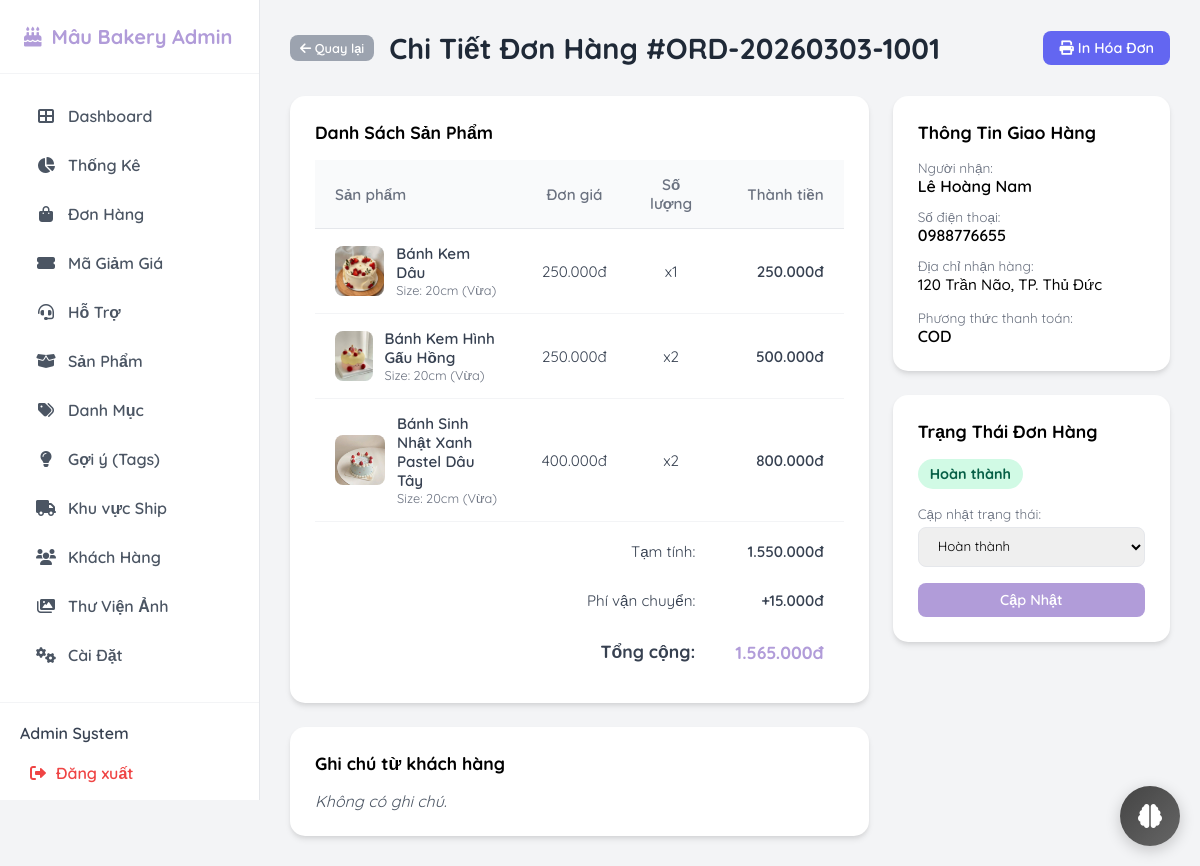
Page /admin/order_detail.php?id=6 (signed in) on the committed database.
### tables this page shows
CREATE TABLE `orders` (
  `id` int(11) NOT NULL AUTO_INCREMENT,
  `user_id` int(11) DEFAULT NULL,
  `order_code` varchar(20) NOT NULL,
  `total_amount` decimal(10,2) NOT NULL,
  `shipping_fee` decimal(10,2) DEFAULT 0.00,
  `discount_amount` decimal(10,2) DEFAULT 0.00,
  `payment_method` enum('cod','banking','momo') DEFAULT 'cod',
  `status` enum('pending','confirmed','shipping','completed','failed','cancelled') DEFAULT 'pending',
  `payment_status` enum('unpaid','paid','refunded') DEFAULT 'unpaid',
  `note` text DEFAULT NULL,
  `recipient_name` varchar(100) NOT NULL,
  `recipient_phone` varchar(20) NOT NULL,
  `shipping_address` text NOT NULL,
  `is_active` tinyint(1) DEFAULT 1,
  `created_at` datetime DEFAULT current_timestamp(),
  PRIMARY KEY (`id`),
  UNIQUE KEY `order_code` (`order_code`),
  KEY `user_id` (`user_id`),
  CONSTRAINT `fk_orders_users` FOREIGN KEY (`user_id`) REFERENCES `users` (`id`) ON DELETE SET NULL
);

CREATE TABLE `order_items` (
  `id` int(11) NOT NULL AUTO_INCREMENT,
  `order_id` int(11) NOT NULL,
  `product_id` int(11) DEFAULT NULL,
  `product_name` varchar(150) NOT NULL,
  `size` varchar(50) DEFAULT NULL,
  `price` decimal(10,2) NOT NULL,
  `quantity` int(11) NOT NULL,
  PRIMARY KEY (`id`),
  KEY `order_id` (`order_id`),
  CONSTRAINT `fk_items_orders` FOREIGN KEY (`order_id`) REFERENCES `orders` (`id`) ON DELETE CASCADE
);

CREATE TABLE `products` (
  `id` int(11) NOT NULL AUTO_INCREMENT,
  `category_id` int(11) NOT NULL,
  `name` varchar(150) NOT NULL,
  `slug` varchar(150) NOT NULL,
  `description` text DEFAULT NULL,
  `base_price` decimal(10,2) NOT NULL,
  `image` text DEFAULT NULL,
  `views` int(11) DEFAULT 0,
  `is_featured` tinyint(1) DEFAULT 0,
  `is_active` tinyint(1) DEFAULT 1,
  `created_at` datetime DEFAULT current_timestamp(),
  PRIMARY KEY (`id`),
  UNIQUE KEY `slug` (`slug`),
  KEY `category_id` (`category_id`),
  CONSTRAINT `fk_products_categories` FOREIGN KEY (`category_id`) REFERENCES `categories` (`id`) ON DELETE CASCADE
);

### admin/controllers/OrderDetailController.php (called while the page is built, shortened)
<?php
require_once '../config/db.php';
$order_id = isset($_GET['id']) ? intval($_GET['id']) : 0;
$stmt = $conn->prepare("SELECT * FROM orders WHERE id = :id");
$stmt->execute(['id' => $order_id]);
$order = $stmt->fetch();
$stmt = $conn->prepare("SELECT oi.*, p.image
                        FROM order_items oi
                        LEFT JOIN products p ON oi.product_id = p.id
                        WHERE oi.order_id = :order_id");
$stmt->execute(['order_id' => $order_id]);
$items = $stmt->fetchAll();
?>

### admin/order_detail.php (the view, shortened to what this page needs)
<?php
require_once 'controllers/OrderDetailController.php';
include 'includes/header.php';
$status_labels = [
    'pending' => 'Chờ xử lý',
    'confirmed' => 'Đã xác nhận',
    'shipping' => 'Đang giao',
    'completed' => 'Hoàn thành',
    'cancelled' => 'Đã hủy'
];
$status_colors = [
    'pending' => 'bg-warning',
    'confirmed' => 'bg-info',
    'shipping' => 'bg-primary',
    'completed' => 'bg-success',
    'cancelled' => 'bg-danger'
];
?>
<div class="header-bar">
    <div style="display: flex; align-items: center; gap: 15px;">
        <a href="orders.php" class="btn btn-secondary btn-sm"><i class="fas fa-arrow-left"></i> Quay lại</a>
        <h1 class="page-title">Chi Tiết Đơn Hàng #<?php echo $order['order_code']; ?></h1>
    </div>
    <div style="display: flex; gap: 10px;">
        <a href="print_invoice.php?id=<?php echo $order['id']; ?>" target="_blank" class="btn btn-primary" style="background-color: #6366f1; border-color: #6366f1;">
            <i class="fas fa-print"></i> In Hóa Đơn
        </a>
    </div>
</div>
<div class="row">
    <div class="col-md-8">
        <div class="glass-panel p-4 mb-4">
            <h3 class="mb-3" style="font-size: 1.1rem; font-weight: 700;">Danh Sách Sản Phẩm</h3>
            <div class="table-responsive">
                <table class="table">
                    <thead>
                        <tr>
                            <th>Sản phẩm</th>
                            <th style="text-align: center;">Đơn giá</th>
                            <th style="text-align: center;">Số lượng</th>
                            <th style="text-align: right;">Thành tiền</th>
                        </tr>
                    </thead>
                    <tbody>
                        <?php foreach ($items as $item): ?>
                            <tr>
                                <td>
                                    <div style="display: flex; align-items: center; gap: 12px;">
                                        <?php if ($item['image']): ?>
                                            <img src="../<?php echo $item['image']; ?>" style="width: 50px; height: 50px; object-fit: cover; border-radius: 8px;">
                                        <?php endif; ?>
                                        <div>
                                            <div style="font-weight: 600;"><?php echo htmlspecialchars($item['product_name']); ?></div>
                                            <div style="font-size: 0.8rem; color: #6b7280;">Size: <?php echo $item['size']; ?></div>
                                        </div>
                                    </div>
                                </td>
                                <td style="text-align: center; vertical-align: middle;">
                                    <?php echo number_format($item['price'], 0, ',', '.'); ?>đ
                                </td>
                                <td style="text-align: center; vertical-align: middle;">
                                    x<?php echo $item['quantity']; ?>
                                </td>
                                <td style="text-align: right; vertical-align: middle; font-weight: 600;">
                                    <?php echo number_format($item['price'] * $item['quantity'], 0, ',', '.'); ?>đ
                                </td>
                            </tr>
                        <?php endforeach; ?>
                    </tbody>
                    <tfoot>
                        <tr>
                            <td colspan="3" style="text-align: right; border: none; padding-top: 20px;">Tạm tính:</td>
                            <td style="text-align: right; border: none; padding-top: 20px; font-weight: 600;">
                                <?php
                                $subtotal = 0;
                                foreach($items as $item) $subtotal += $item['price'] * $item['quantity'];
                                echo number_format($subtotal, 0, ',', '.');
                                ?>đ
                            </td>
                        </tr>
                        <tr>
                            <td colspan="3" style="text-align: right; border: none;">Phí vận chuyển:</td>
                            <td style="text-align: right; border: none; font-weight: 600;">
                                +<?php echo number_format($order['shipping_fee'], 0, ',', '.'); ?>đ
                            </td>
                        </tr>
                        <tr>
                            <td colspan="3" style="text-align: right; border: none; font-size: 1.1rem; font-weight: 700;">Tổng cộng:</td>
                            <td style="text-align: right; border: none; font-size: 1.1rem; font-weight: 700; color: var(--accent-color);">
                                <?php echo number_format($order['total_amount'], 0, ',', '.'); ?>đ
                            </td>
                        </tr>
                    </tfoot>
                </table>
            </div>
        </div>
        <div class="glass-panel p-4">
            <h3 class="mb-3" style="font-size: 1.1rem; font-weight: 700;">Ghi chú từ khách hàng</h3>
            <p style="color: #4b5563; font-style: italic;">
                <?php echo !empty($order['note']) ? nl2br(htmlspecialchars($order['note'])) : 'Không có ghi chú.'; ?>
            </p>
        </div>
    </div>
    <div class="col-md-4">
        <div class="glass-panel p-4 mb-4">
            <h3 class="mb-3" style="font-size: 1.1rem; font-weight: 700;">Thông Tin Giao Hàng</h3>
            <div style="margin-bottom: 12px;">
                <div style="font-size: 0.85rem; color: #6b7280;">Người nhận:</div>
                <div style="font-weight: 600;"><?php echo htmlspecialchars($order['recipient_name']); ?></div>
            </div>
            <div style="margin-bottom: 12px;">
                <div style="font-size: 0.85rem; color: #6b7280;">Số điện thoại:</div>
                <div style="font-weight: 600;"><?php echo htmlspecialchars($order['recipient_phone']); ?></div>
            </div>
            <div style="margin-bottom: 12px;">
                <div style="font-size: 0.85rem; color: #6b7280;">Địa chỉ nhận hàng:</div>
                <div style="font-weight: 500; font-size: 0.95rem; line-height: 1.5;">
                    <?php echo htmlspecialchars($order['shipping_address']); ?>
                </div>
            </div>
            <div style="margin-bottom: 0;">
                <div style="font-size: 0.85rem; color: #6b7280;">Phương thức thanh toán:</div>
                <div style="font-weight: 600; text-transform: uppercase;"><?php echo $order['payment_method']; ?></div>
            </div>
        </div>
        <div class="glass-panel p-4">
            <h3 class="mb-3" style="font-size: 1.1rem; font-weight: 700;">Trạng Thái Đơn Hàng</h3>
            <div class="mb-3">
                <span class="badge <?php echo $status_colors[$order['status']]; ?>" style="font-size: 0.9rem; padding: 6px 12px;">
                    <?php echo $status_labels[$order['status']]; ?>
                </span>
            </div>
            <form method="POST">
                <div class="mb-3">
                    <label style="font-size: 0.85rem; color: #6b7280; display: block; margin-bottom: 5px;">Cập nhật trạng thái:</label>
                    <select name="new_status" class="form-control">
                        <?php foreach ($status_labels as $val => $label): ?>
                            <option value="<?php echo $val; ?>" <?php echo ($order['status'] == $val) ? 'selected' : ''; ?>>
                                <?php echo $label; ?>
                            </option>
                        <?php endforeach; ?>
                    </select>
                </div>
                <button type="submit" class="btn btn-primary w-100">Cập Nhật</button>
            </form>
        </div>
    </div>
</div>
<?php include 'includes/footer.php'; ?>

### admin/assets/css/style.css (style rules this page uses)
:root { --sidebar-width: 260px; --primary-bg: #f3f4f6; --white: #ffffff; --text-dark: #1f2937; --accent-color: #b19cd9; --accent-hover: #9b85c1; }
* { margin: 0; padding: 0; box-sizing: border-box; font-family: 'Quicksand', sans-serif; }
body { background-color: var(--primary-bg); display: flex; min-height: 100vh; }
.header-bar { margin-bottom: 30px; display: flex; justify-content: space-between; align-items: center; }
.page-title { font-size: 1.8rem; font-weight: 700; color: var(--text-dark); }
.glass-panel { background: var(--white); border-radius: 15px; box-shadow: 0 4px 6px -1px rgba(0, 0, 0, 0.1), 0 2px 4px -1px rgba(0, 0, 0, 0.06); padding: 24px; border: 1px solid rgba(255, 255, 255, 0.5); }
.table { width: 100%; border-collapse: collapse; font-size: 0.95rem; }
.table th { text-align: left; padding: 15px 20px; color: #6b7280; font-weight: 600; background: #f9fafb; border-bottom: 1px solid #e5e7eb; }
.table td { padding: 15px 20px; border-bottom: 1px solid #f3f4f6; vertical-align: middle; color: #374151; }
.btn { padding: 8px 16px; border-radius: 8px; border: none; cursor: pointer; font-weight: 600; font-size: 0.9rem; text-decoration: none; display: inline-block; }
.btn-sm { padding: 5px 10px; font-size: 0.8rem; }
.btn-primary { background: var(--accent-color); color: white; }
.btn-secondary { background: #9ca3af; color: white; }
.badge { padding: 4px 10px; border-radius: 20px; font-size: 0.75rem; font-weight: 700; display: inline-block; }
.bg-success { background: #d1fae5; color: #065f46; }
.form-control { width: 100%; padding: 10px 15px; border: 1px solid #e5e7eb; border-radius: 8px; outline: none; transition: border-color 0.2s; }
.mb-3 { margin-bottom: 1rem; }
.mb-4 { margin-bottom: 1.5rem; }

### admin/order_detail.php (style rules this page uses)
.row { display: flex; flex-wrap: wrap; margin-right: -12px; margin-left: -12px; }
.col-md-8 { flex: 0 0 66.666667%; max-width: 66.666667%; padding-right: 12px; padding-left: 12px; }
.col-md-4 { flex: 0 0 33.333333%; max-width: 33.333333%; padding-right: 12px; padding-left: 12px; }
.mb-4 { margin-bottom: 1.5rem; }
.mb-3 { margin-bottom: 1rem; }
.w-100 { width: 100%; }
.table tfoot td { border-top: 1px solid #e5e7eb; }

### rows in the picture
orders: order_code "ORD-20260303-1001", shipping_fee "15.000", total_amount "1.565.000", recipient_name "Lê Hoàng Nam", recipient_phone "0988776655", shipping_address "120 Trần Não, TP. Thủ Đức", payment_method "COD", status "Hoàn thành", new_status "Hoàn thành"
order_items: product.image (picture), product_name "Bánh Kem Dâu", size "20cm (Vừa)", price "250.000", quantity "1", $item['price'] * $item['quantity'] "250.000"
order_items: product.image (picture), product_name "Bánh Kem Hình Gấu Hồng", size "20cm (Vừa)", price "250.000", quantity "2", $item['price'] * $item['quantity'] "500.000"
order_items: product.image (picture), product_name "Bánh Sinh Nhật Xanh Pastel Dâu Tây", size "20cm (Vừa)", price "400.000", quantity "2", $item['price'] * $item['quantity'] "800.000"

### other values in the picture
$_SESSION['full_name'] "Admin System"
$subtotal "1.550.000"
